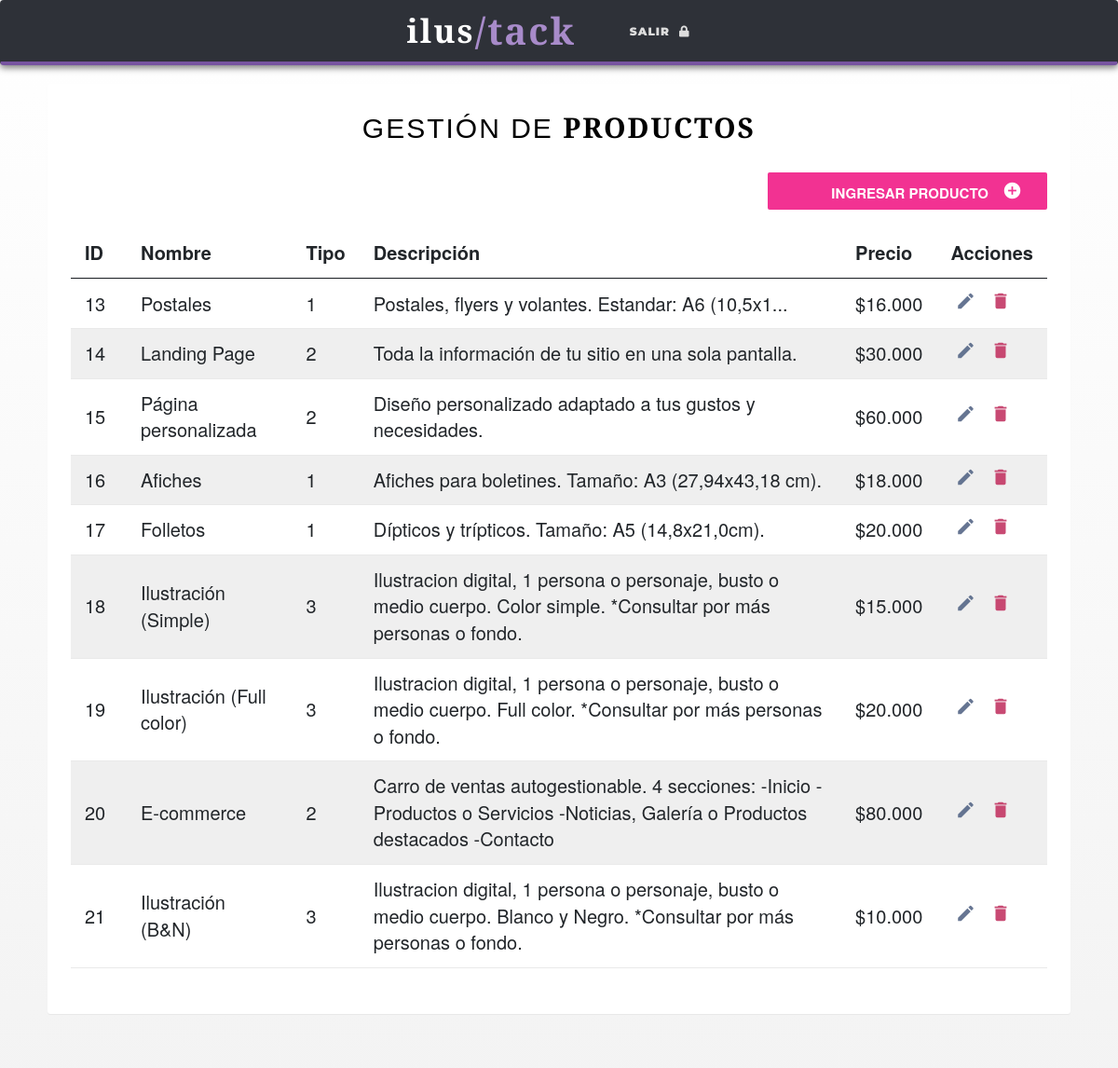
The app's page /admin.php with its own data.
### tables this page shows
CREATE TABLE `productos` (
  `id_producto` int(11) NOT NULL,
  `nombre_producto` varchar(100) NOT NULL,
  `tipo_producto` tinyint(1) NOT NULL,
  `descripcion_producto` varchar(255) NOT NULL,
  `precio_producto` varchar(50) NOT NULL
);

### admin.php (the view, shortened to what this page needs)
<?php include ("conexion.php");?>
<!DOCTYPE html>
<html lang="es">
    <head>
        <link href="https://cdn.jsdelivr.net/npm/bootstrap@5.0.2/dist/css/bootstrap.min.css" rel="stylesheet"
>
        <link rel="stylesheet" type="text/css" href="https://maxcdn.bootstrapcdn.com/bootstrap/3.3.1/css/bootstrap.min.css">
        <link rel="stylesheet" href="https://cdnjs.cloudflare.com/ajax/libs/font-awesome/5.15.1/css/all.min.css"
 />
        <link href="assets/vendor/bootstrap-icons/bootstrap-icons.css" rel="stylesheet">
        <link href="assets/vendor/swiper/swiper-bundle.min.css" rel="stylesheet">
        <link href="assets/vendor/glightbox/css/glightbox.min.css" rel="stylesheet">
        <link href="assets/vendor/aos/aos.css" rel="stylesheet">
        <link rel="stylesheet" href="./css/main.css">
        <link rel="stylesheet" href="./css/servicios.css">
        <link rel="stylesheet" href="./css/gestion.css">
    </head>
  <body>
<?php include("header_admin.php") ?>
      <section class="section-white">
        <div class="container">
        <div class="table-wrapper">
          <div class="table-title">
        <h2>Gestión de <b>productos</b></h2>
        <a href="agregar.php" class="btn btn-success agregarbtn"><i class="material-icons">&#xE147;</i> <span>Ingresar producto</span></a>
					    <div class="row">
              <div class="col-sm-6">
              </div>
            </div>
          </div>
          <table class="table table-striped table-hover">
            <thead>
              <tr>
                <th>ID</th>
                <th>Nombre</th>
                <th>Tipo</th>
                <th>Descripción</th>
                <th>Precio</th>
                <th>Acciones</th>
              </tr>
            </thead>
            <tbody>
              <tr>
                 <?php
                        $query = "SELECT * FROM productos";
                        $resultado = mysqli_query($conexion, $query);
                        while($fila = mysqli_fetch_assoc($resultado)){
                            echo "<tr>";
                                echo "<td>".$fila["id_producto"]."</td>";
                                echo "<td>".$fila["nombre_producto"]."</td>";
                                echo "<td>".$fila["tipo_producto"]."</td>";
                                echo "<td>".$fila["descripcion_producto"]."</td>";
                                echo "<td>".$fila["precio_producto"]."</td>";
                                echo "<td>
                                  <a href='./editar_producto.php?id_producto=".$fila["id_producto"]."'><i class='material-icons' data-toggle='tooltip' title='Editar'>&#xE254;</i></a>
                                  <a href='javascript:void(0);' onclick='eliminarProducto(".$fila["id_producto"].")' class='delete' title='Delete' data-toggle='tooltip'><i class='material-icons'>&#xE872;</i></a>";
                                echo "</tr>";
                        }
                    ?>
              </tr>
            </tbody>
          </table>
  </section>
</body>
</html>

### css/main.css (style rules this page uses)
html { scroll-behavior: smooth; font-size: calc(15px + vw); }
body { font-size: 2em; color: #fff; }
* { box-sizing: border-box; }
h2 { padding-bottom: 3%; font: 58rem; font-family: 'Arvo', serif; font-weight: 900; letter-spacing: .4rem; text-align: center; }
.btn { height: 4rem; width: 100%; border-radius: 30px; background-color: #7754a0; color: #ddd; text-transform: uppercase; }
.section-black, .section-white, .section-gradient { width: auto; color: #ddd; line-height: 1.7; padding: 5% 3%; }
.section-white { background: linear-gradient(#ffffff, #f3f3f3); color: #0e0d0e; }
.container { width: auto; }
.row { width: auto; }

### css/gestion.css (style rules this page uses)
html { scroll-behavior: smooth; font-family: 'Nunito', sans-serif; font-size: calc(125px + vw); }
h2 { text-align: center; color: black; letter-spacing: 2px; text-transform: uppercase; font-family: 'Arvo', sans-serif; margin: 0; font-weight: 500; }
.table-wrapper { background: #fff; padding: 30px 25px; margin: 30px 0; border-radius: 3px; box-shadow: 0 1px 1px rgba(0,0,0,.05); }
.table-title .btn { color: #fff; float: right; font-size: 15px; font-weight: 900; border: none; min-width: 50px; border-radius: 2px; border: none; outline: none !important; margin-left: 10px; }
.table-title .btn i { float: right; font-size: 21px; margin: 3px 15px; }
.table-title .btn span { float: right; margin-top: 6px; }
table.table tr th, table.table tr td { border-color: #e9e9e9; padding: 12px 15px; vertical-align: middle; }
table.table tr th:first-child { width: 60px; }
table.table tr th:last-child { width: 100px; }
table.table-striped tbody tr:nth-of-type(odd) { background-color: #fcfcfc; }
table.table td:last-child i { opacity: 0.9; font-size: 22px; margin: 0 5px; }
table.table td a { font-weight: bold; color: #566787; display: inline-block; text-decoration: none; outline: none !important; }
table.table td a.delete { color: #c33764; }
table.table td i { font-size: 19px; }
.agregarbtn { background-color: #f23292; margin: 0 0 20px 0; max-width: 300px; }

### records on screen
productos: id_producto "13", nombre_producto "Postales", tipo_producto "1", descripcion_producto "Postales, flyers y volantes. Estandar: A6 (10,5x1...", precio_producto "$16.000"
productos: id_producto "14", nombre_producto "Landing Page", tipo_producto "2", descripcion_producto "Toda la información de tu sitio en una sola pantalla.", precio_producto "$30.000"
productos: id_producto "15", nombre_producto "Página personalizada", tipo_producto "2", descripcion_producto "Diseño personalizado adaptado a tus gustos y necesidades.", precio_producto "$60.000"
productos: id_producto "16", nombre_producto "Afiches", tipo_producto "1", descripcion_producto "Afiches para boletines. Tamaño: A3 (27,94x43,18 cm).", precio_producto "$18.000"
productos: id_producto "17", nombre_producto "Folletos", tipo_producto "1", descripcion_producto "Dípticos y trípticos. Tamaño: A5 (14,8x21,0cm).", precio_producto "$20.000"
productos: id_producto "18", nombre_producto "Ilustración (Simple)", tipo_producto "3", descripcion_producto "Ilustracion digital, 1 persona o personaje, busto o medio cuerpo. Color simple. *Consultar por más personas o fondo.", precio_producto "$15.000"
productos: id_producto "19", nombre_producto "Ilustración (Full color)", tipo_producto "3", descripcion_producto "Ilustracion digital, 1 persona o personaje, busto o medio cuerpo. Full color. *Consultar por más personas o fondo.", precio_producto "$20.000"
productos: id_producto "20", nombre_producto "E-commerce", tipo_producto "2", descripcion_producto "Carro de ventas autogestionable. 4 secciones: -Inicio -Productos o Servicios -Noticias, Galería o Productos destacados -Contacto", precio_producto "$80.000"
productos: id_producto "21", nombre_producto "Ilustración (B&N)", tipo_producto "3", descripcion_producto "Ilustracion digital, 1 persona o personaje, busto o medio cuerpo. Blanco y Negro. *Consultar por más personas o fondo.", precio_producto "$10.000"
